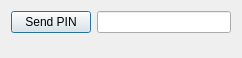
<?xml version="1.0" encoding="UTF-8"?>
<ui version="4.0">
 <class>PINui</class>
 <widget class="QDialog" name="PINui">
  <property name="geometry">
   <rect>
    <x>0</x>
    <y>0</y>
    <width>242</width>
    <height>58</height>
   </rect>
  </property>
  <property name="windowTitle">
   <string>Dialog</string>
  </property>
  <layout class="QGridLayout" name="gridLayout">
   <item row="0" column="0">
    <layout class="QFormLayout" name="formLayout">
     <item row="0" column="0">
      <widget class="QPushButton" name="pushButton">
       <property name="text">
        <string>Send PIN</string>
       </property>
      </widget>
     </item>
     <item row="0" column="1">
      <widget class="QLineEdit" name="lineEdit"/>
     </item>
    </layout>
   </item>
  </layout>
 </widget>
 <resources/>
 <connections/>
</ui>
